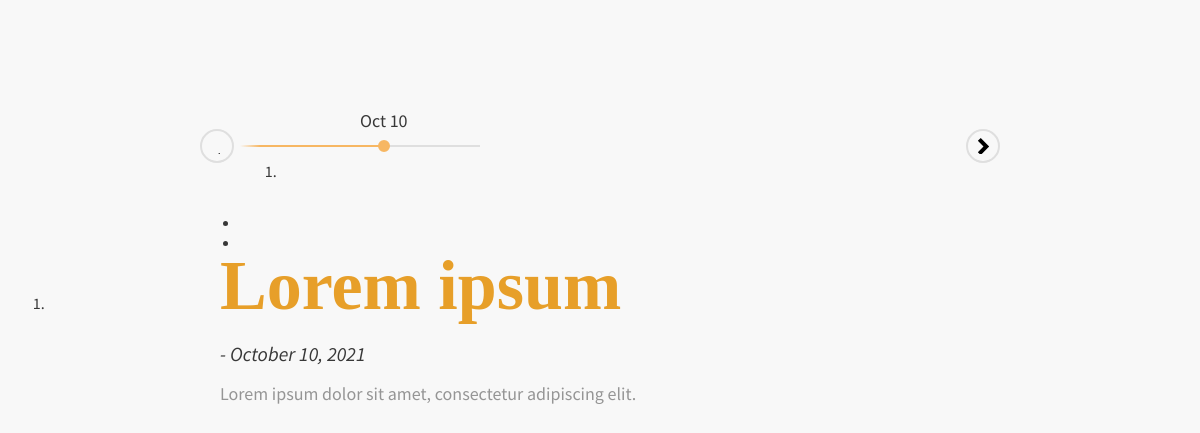
/dist/ajax/horizontal_time_line.php, run on the app's committed database.
### tables this page shows
CREATE TABLE `timeline` (
  `id_timeline` int(11) NOT NULL,
  `date_timeline` date NOT NULL,
  `id_page` int(11) NOT NULL
);

CREATE TABLE `pages` (
  `id_page` int(11) NOT NULL COMMENT 'Id pages',
  `title_page` tinytext NOT NULL COMMENT 'page titles',
  `desc_page` tinytext NOT NULL COMMENT 'page description',
  `cont_page` text NOT NULL COMMENT 'page content html format',
  `date_page` date NOT NULL COMMENT 'page date',
  `labels_page` text NOT NULL COMMENT 'page labels divided by comma',
  `type_page` int(11) NOT NULL COMMENT 'type of page | 1 = main page 2 = sub page',
  `img_page` text NOT NULL COMMENT 'page banner'
);

### dist/ajax/horizontal_time_line.php (the view, shortened to what this page needs)
<!DOCTYPE html>
<html lang="en" >
<head>
  <link rel='stylesheet' href='https://cdnjs.cloudflare.com/ajax/libs/meyer-reset/2.0/reset.min.css'>
<link rel='stylesheet' href='https://cdnjs.cloudflare.com/ajax/libs/font-awesome/4.4.0/css/font-awesome.min.css'><link rel="stylesheet" href="style.css">
</head>
<body>
<section class="cd-horizontal-timeline">
	<div class="timeline">
		<div class="events-wrapper">
			<div class="events">
				<ol>
					<?php
					include '../php/conn.php';
					$sql = "SELECT date_timeline, pages.id_page FROM timeline JOIN pages ON timeline.id_page=pages.id_page ORDER by date_timeline ASC;";
					$result = $db->query($sql);
					$x=1;
					while ($row = $result->fetch_assoc()):
					 ?>
					<li><a href="posts.php?id=<?php echo $row['id_page']; ?>"<?php if($x==1){echo 'class="selected"';} ?> data-date="<?php echo date("d/m/Y", strtotime($row['date_timeline'])); ?>"><?php echo strftime("%b %e", strtotime($row['date_timeline'])); ?></a></li>
					<?php $x++;endwhile;?>
				</ol>
				<span class="filling-line" aria-hidden="true"></span>
			</div>
		</div>
		<ul class="cd-timeline-navigation">
			<li><a href="#0" class="prev inactive">Prev</a></li>
			<li><a href="#0" class="next">Next</a></li>
		</ul>
	</div>
	<div class="events-content">
		<ol>
			<?php
					include '../php/conn.php';
					$sql = "SELECT date_timeline, pages.id_page, desc_page, title_page, labels_page FROM timeline JOIN pages ON timeline.id_page=pages.id_page ORDER by date_timeline ASC;";
					$result = $db->query($sql);
					$x=1;
					while ($row = $result->fetch_assoc()):
					 ?>
			<li <?php if($x==1){echo 'class="selected"';} ?> data-date="<?php echo date("d/m/Y", strtotime($row['date_timeline'])); ?>">
				<h2><a href="#"><?php echo $row['title_page']; ?></a></h2>
				<em><?php echo date("F d, Y", strtotime($row['date_timeline'])); ?></em>
				<p>
				<?php echo $row['desc_page']; ?>
				</p>
			</li>
			<?php $x++;endwhile;?>
		</ol>
	</div>
</section>
</body>
</html>

### data on the page
timeline: date_timeline "Oct 10", id_page.title_page "Lorem ipsum", date_timeline "October 10, 2021", id_page.desc_page "Lorem ipsum dolor sit amet, consectetur adipiscing elit."
